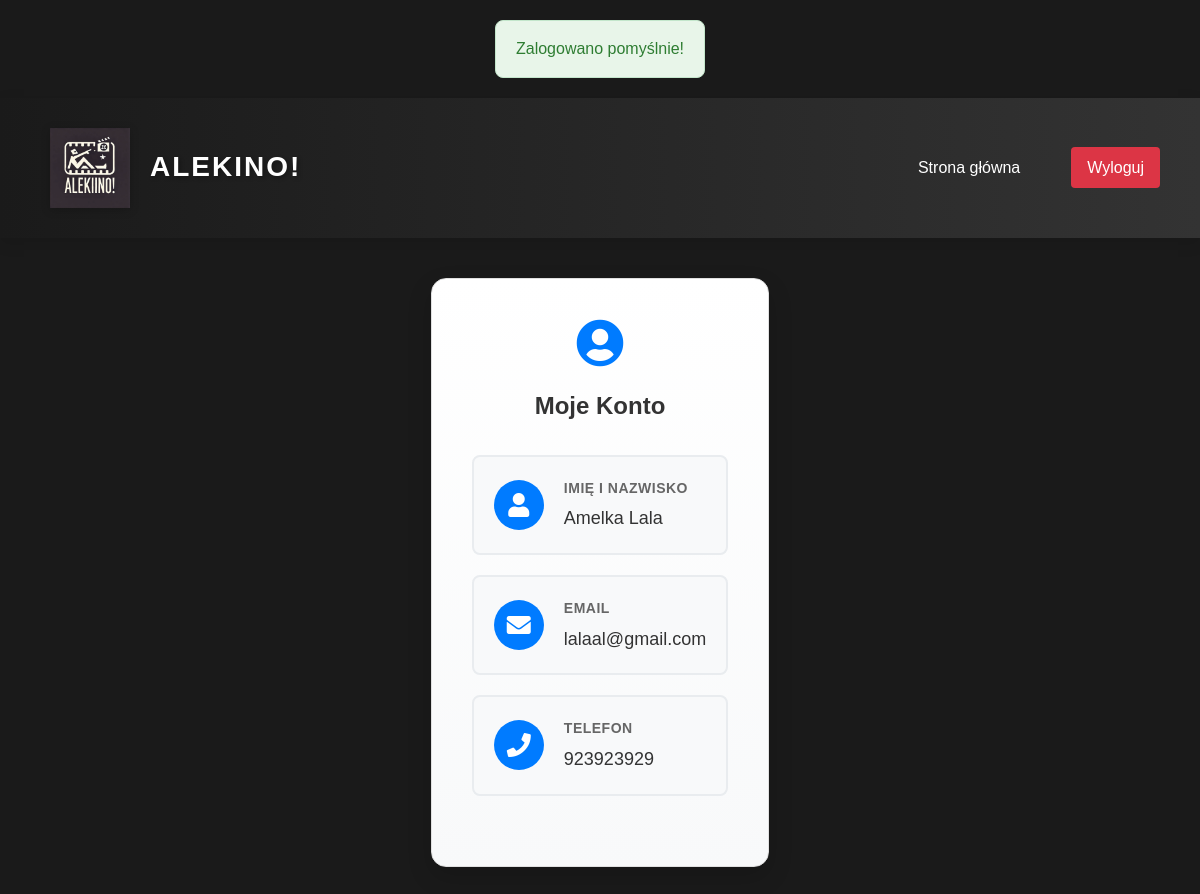
Screenshot of /konto/konto.php (signed in) with the database file from the repository.
### tables this page shows
CREATE TABLE `klienci` (
  `klient_id` int(11) NOT NULL,
  `imie` varchar(50) NOT NULL,
  `nazwisko` varchar(50) NOT NULL,
  `email` varchar(100) NOT NULL,
  `telefon` varchar(15) DEFAULT NULL,
  `data_rejestracji` datetime DEFAULT current_timestamp(),
  `haslo` varchar(255) NOT NULL
);

### konto/konto.php (the view, shortened to what this page needs)
<?php
require_once '../konfiguracja/config.php';
$stmt = $db->prepare("SELECT * FROM klienci WHERE klient_id = ?");
$stmt->execute([$_SESSION['user_id']]);
$user = $stmt->fetch(PDO::FETCH_ASSOC);
?>
<?php if (isset($_SESSION['message'])): ?>
    <div class="message <?php echo $_SESSION['message_type']; ?>">
        <?php
        echo $_SESSION['message'];
        ?>
    </div>
<?php endif; ?>
<!DOCTYPE html>
<html lang="pl">
<head>
    <link rel="stylesheet" href="../zasoby/css/style.css">
    <link rel="stylesheet" href="https://cdnjs.cloudflare.com/ajax/libs/font-awesome/5.15.4/css/all.min.css">
</head>
<body>
    <header>
        <div class="logo-container">
            <img src="../zdjecia/logo/logo.png" alt="Alekino Logo">
            <h1>Alekino!</h1>
        </div>
        <nav>
            <ul>
                <li><a href="../index.php">Strona główna</a></li>
                <li><a href="../autoryzacja/logout.php" class="logout-btn">Wyloguj</a></li>
            </ul>
        </nav>
    </header>
    <main class="account-container">
        <div class="account-header">
            <i class="fas fa-user-circle profile-icon"></i>
            <h2>Moje Konto</h2>
        </div>
        <div class="user-data-container">
            <div class="data-box">
                <div class="data-icon">
                    <i class="fas fa-user"></i>
                </div>
                <div class="data-content">
                    <h3>Imię i Nazwisko</h3>
                    <p><?php echo htmlspecialchars($user['imie'] . ' ' . $user['nazwisko']); ?></p>
                </div>
            </div>
            <div class="data-box">
                <div class="data-icon">
                    <i class="fas fa-envelope"></i>
                </div>
                <div class="data-content">
                    <h3>Email</h3>
                    <p><?php echo htmlspecialchars($user['email']); ?></p>
                </div>
            </div>
            <div class="data-box">
                <div class="data-icon">
                    <i class="fas fa-phone"></i>
                </div>
                <div class="data-content">
                    <h3>Telefon</h3>
                    <p><?php echo htmlspecialchars($user['telefon']); ?></p>
                </div>
            </div>
        </div>
    </main>
</body>
</html>

### rows the page displays
klienci: imie+nazwisko "Amelka Lala", email "lalaal@gmail.com", telefon "923923929"

### other values shown
$_SESSION['message'] "Zalogowano pomyślnie!"
